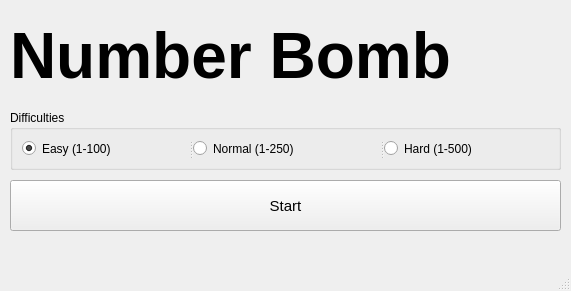
<?xml version="1.0" encoding="UTF-8"?>
<ui version="4.0">
 <class>MainInterface</class>
 <widget class="QMainWindow" name="MainInterface">
  <property name="windowModality">
   <enum>Qt::WindowModal</enum>
  </property>
  <property name="geometry">
   <rect>
    <x>0</x>
    <y>0</y>
    <width>571</width>
    <height>291</height>
   </rect>
  </property>
  <property name="windowTitle">
   <string>Number Bomb</string>
  </property>
  <property name="windowIcon">
   <iconset>
    <normaloff>icon.ico</normaloff>icon.ico</iconset>
  </property>
  <widget class="QWidget" name="centralwidget">
   <widget class="QGroupBox" name="groupBox">
    <property name="geometry">
     <rect>
      <x>10</x>
      <y>110</y>
      <width>551</width>
      <height>60</height>
     </rect>
    </property>
    <property name="title">
     <string>Difficulties</string>
    </property>
    <layout class="QVBoxLayout" name="verticalLayout">
     <item>
      <widget class="QSplitter" name="splitter">
       <property name="orientation">
        <enum>Qt::Horizontal</enum>
       </property>
       <widget class="QRadioButton" name="rbEasy">
        <property name="text">
         <string>Easy (1-100)</string>
        </property>
        <property name="checked">
         <bool>true</bool>
        </property>
       </widget>
       <widget class="QRadioButton" name="rbNormal">
        <property name="text">
         <string>Normal (1-250)</string>
        </property>
       </widget>
       <widget class="QRadioButton" name="rbHard">
        <property name="text">
         <string>Hard (1-500)</string>
        </property>
       </widget>
      </widget>
     </item>
    </layout>
   </widget>
   <widget class="QPushButton" name="gameStart">
    <property name="geometry">
     <rect>
      <x>10</x>
      <y>180</y>
      <width>551</width>
      <height>51</height>
     </rect>
    </property>
    <property name="font">
     <font>
      <pointsize>11</pointsize>
     </font>
    </property>
    <property name="text">
     <string>Start</string>
    </property>
    <property name="checkable">
     <bool>false</bool>
    </property>
   </widget>
   <widget class="QLabel" name="lblTitle">
    <property name="geometry">
     <rect>
      <x>10</x>
      <y>10</y>
      <width>551</width>
      <height>91</height>
     </rect>
    </property>
    <property name="font">
     <font>
      <family>Arial</family>
      <pointsize>48</pointsize>
      <weight>75</weight>
      <bold>true</bold>
     </font>
    </property>
    <property name="text">
     <string>Number Bomb</string>
    </property>
    <property name="textFormat">
     <enum>Qt::PlainText</enum>
    </property>
   </widget>
  </widget>
  <widget class="QMenuBar" name="menubar">
   <property name="geometry">
    <rect>
     <x>0</x>
     <y>0</y>
     <width>571</width>
     <height>26</height>
    </rect>
   </property>
  </widget>
  <widget class="QStatusBar" name="statusbar"/>
 </widget>
 <resources/>
 <connections/>
</ui>
